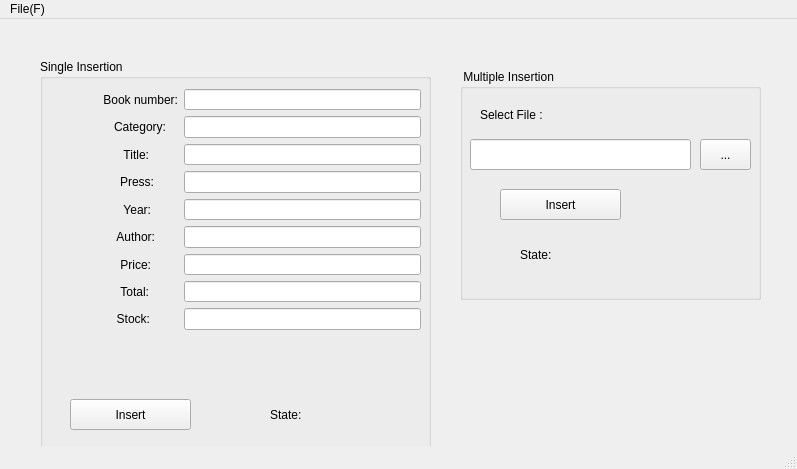
<?xml version="1.0" encoding="UTF-8"?>
<ui version="4.0">
 <class>insertWindow</class>
 <widget class="QMainWindow" name="insertWindow">
  <property name="geometry">
   <rect>
    <x>0</x>
    <y>0</y>
    <width>797</width>
    <height>469</height>
   </rect>
  </property>
  <property name="windowTitle">
   <string>MainWindow</string>
  </property>
  <widget class="QWidget" name="centralwidget">
   <widget class="QGroupBox" name="groupBox">
    <property name="geometry">
     <rect>
      <x>40</x>
      <y>40</y>
      <width>391</width>
      <height>391</height>
     </rect>
    </property>
    <property name="title">
     <string>Single Insertion</string>
    </property>
    <widget class="QWidget" name="formLayoutWidget">
     <property name="geometry">
      <rect>
       <x>20</x>
       <y>30</y>
       <width>361</width>
       <height>241</height>
      </rect>
     </property>
     <layout class="QFormLayout" name="formLayout">
      <item row="0" column="0">
       <widget class="QLabel" name="label">
        <property name="text">
         <string>             Book number:</string>
        </property>
        <property name="alignment">
         <set>Qt::AlignRight|Qt::AlignTrailing|Qt::AlignVCenter</set>
        </property>
       </widget>
      </item>
      <item row="0" column="1">
       <widget class="QLineEdit" name="editBno"/>
      </item>
      <item row="1" column="0">
       <widget class="QLabel" name="label_2">
        <property name="text">
         <string>                Category:</string>
        </property>
        <property name="alignment">
         <set>Qt::AlignRight|Qt::AlignTrailing|Qt::AlignVCenter</set>
        </property>
       </widget>
      </item>
      <item row="1" column="1">
       <widget class="QLineEdit" name="editCategory"/>
      </item>
      <item row="2" column="0">
       <widget class="QLabel" name="label_3">
        <property name="text">
         <string>                   Title:</string>
        </property>
        <property name="alignment">
         <set>Qt::AlignRight|Qt::AlignTrailing|Qt::AlignVCenter</set>
        </property>
       </widget>
      </item>
      <item row="2" column="1">
       <widget class="QLineEdit" name="editTitle"/>
      </item>
      <item row="3" column="0">
       <widget class="QLabel" name="label_4">
        <property name="text">
         <string>                  Press:</string>
        </property>
        <property name="alignment">
         <set>Qt::AlignRight|Qt::AlignTrailing|Qt::AlignVCenter</set>
        </property>
       </widget>
      </item>
      <item row="4" column="0">
       <widget class="QLabel" name="label_5">
        <property name="text">
         <string>                   Year:</string>
        </property>
        <property name="alignment">
         <set>Qt::AlignRight|Qt::AlignTrailing|Qt::AlignVCenter</set>
        </property>
       </widget>
      </item>
      <item row="4" column="1">
       <widget class="QLineEdit" name="editYear"/>
      </item>
      <item row="5" column="0">
       <widget class="QLabel" name="label_6">
        <property name="text">
         <string>                 Author:</string>
        </property>
        <property name="alignment">
         <set>Qt::AlignRight|Qt::AlignTrailing|Qt::AlignVCenter</set>
        </property>
       </widget>
      </item>
      <item row="5" column="1">
       <widget class="QLineEdit" name="editAuthor"/>
      </item>
      <item row="6" column="0">
       <widget class="QLabel" name="label_7">
        <property name="text">
         <string>                  Price:</string>
        </property>
        <property name="alignment">
         <set>Qt::AlignRight|Qt::AlignTrailing|Qt::AlignVCenter</set>
        </property>
       </widget>
      </item>
      <item row="6" column="1">
       <widget class="QLineEdit" name="editPrice"/>
      </item>
      <item row="7" column="0">
       <widget class="QLabel" name="label_8">
        <property name="text">
         <string>                  Total:</string>
        </property>
        <property name="alignment">
         <set>Qt::AlignRight|Qt::AlignTrailing|Qt::AlignVCenter</set>
        </property>
       </widget>
      </item>
      <item row="7" column="1">
       <widget class="QLineEdit" name="editTotal"/>
      </item>
      <item row="8" column="0">
       <widget class="QLabel" name="label_9">
        <property name="text">
         <string>                 Stock:</string>
        </property>
        <property name="alignment">
         <set>Qt::AlignRight|Qt::AlignTrailing|Qt::AlignVCenter</set>
        </property>
       </widget>
      </item>
      <item row="8" column="1">
       <widget class="QLineEdit" name="editStock"/>
      </item>
      <item row="3" column="1">
       <widget class="QLineEdit" name="editPress"/>
      </item>
     </layout>
    </widget>
    <widget class="QPushButton" name="insertBtn">
     <property name="geometry">
      <rect>
       <x>30</x>
       <y>340</y>
       <width>121</width>
       <height>31</height>
      </rect>
     </property>
     <property name="text">
      <string>Insert</string>
     </property>
    </widget>
    <widget class="QLabel" name="stateLbl">
     <property name="geometry">
      <rect>
       <x>230</x>
       <y>340</y>
       <width>141</width>
       <height>31</height>
      </rect>
     </property>
     <property name="text">
      <string>State:</string>
     </property>
    </widget>
   </widget>
   <widget class="QGroupBox" name="groupBox_2">
    <property name="geometry">
     <rect>
      <x>460</x>
      <y>50</y>
      <width>301</width>
      <height>231</height>
     </rect>
    </property>
    <property name="title">
     <string> Multiple Insertion</string>
    </property>
    <widget class="QLabel" name="label_10">
     <property name="geometry">
      <rect>
       <x>20</x>
       <y>30</y>
       <width>121</width>
       <height>31</height>
      </rect>
     </property>
     <property name="text">
      <string>Select File :</string>
     </property>
    </widget>
    <widget class="QLineEdit" name="editFileName">
     <property name="geometry">
      <rect>
       <x>10</x>
       <y>70</y>
       <width>221</width>
       <height>31</height>
      </rect>
     </property>
    </widget>
    <widget class="QLabel" name="mulStateLbl">
     <property name="geometry">
      <rect>
       <x>60</x>
       <y>170</y>
       <width>231</width>
       <height>31</height>
      </rect>
     </property>
     <property name="text">
      <string>State: </string>
     </property>
    </widget>
    <widget class="QToolButton" name="selectFileBtn">
     <property name="geometry">
      <rect>
       <x>240</x>
       <y>70</y>
       <width>51</width>
       <height>31</height>
      </rect>
     </property>
     <property name="text">
      <string>...</string>
     </property>
    </widget>
   </widget>
   <widget class="QPushButton" name="mulInsertBtn">
    <property name="geometry">
     <rect>
      <x>500</x>
      <y>170</y>
      <width>121</width>
      <height>31</height>
     </rect>
    </property>
    <property name="text">
     <string>Insert</string>
    </property>
   </widget>
  </widget>
  <widget class="QMenuBar" name="menubar">
   <property name="geometry">
    <rect>
     <x>0</x>
     <y>0</y>
     <width>797</width>
     <height>23</height>
    </rect>
   </property>
   <widget class="QMenu" name="menuFile_F">
    <property name="title">
     <string>File(F)</string>
    </property>
   </widget>
   <addaction name="menuFile_F"/>
  </widget>
  <widget class="QStatusBar" name="statusbar"/>
 </widget>
 <resources/>
 <connections/>
</ui>
